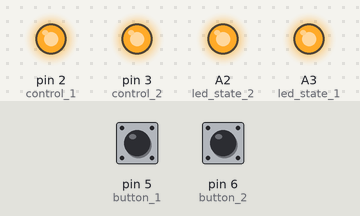
A sketch run on a simulated Arduino Uno, built with avr-gcc and run on an emulated ATmega328P. Parts: output pins drawn as LEDs (lit = HIGH). The test bench sets the inputs (shaded band); at power-on: pin 5 (button_1) LOW, pin 6 (button_2) LOW. EEPROM starts erased; no radio packets arrive unless stated; pins used as bus, display or sensor lines are not drawn; what the sketch prints to the serial monitor is not drawn.

Above: at 1.2 s.
1.3 s: pin 5 (button_1) pulled HIGH for 0.15 s
At 2.6 s:
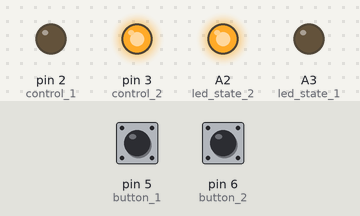
2.9 s: pin 6 (button_2) pulled HIGH for 0.15 s
At 4.0 s:
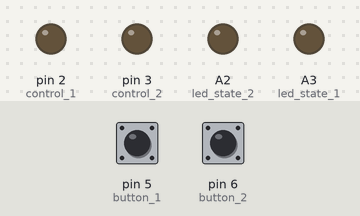
4.5 s: pin 5 (button_1) pulled HIGH for 1 s
At 6.5 s:
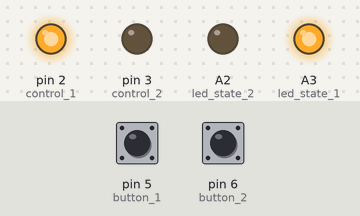
7.0 s: pin 5 (button_1) pulled HIGH for 3.2 s
At 11.3 s:
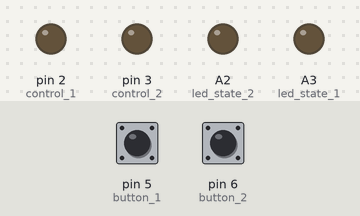
11.7 s: pin 6 (button_2) pulled HIGH for 1 s
At 13.2 s:
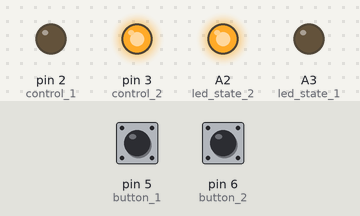
Timing chart, 0 to 14.7 s (numbered marks = the images above; inputs shaded):
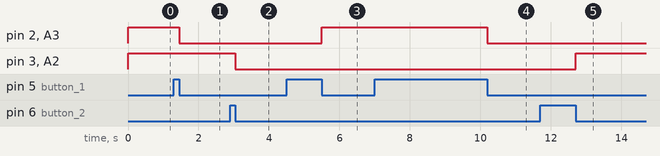

Measured:
- after the input at 1.3 s, pin 2 (control_1), A3 (led_state_1): HIGH → LOW after 0.15 s
- after the input at 2.9 s, pin 3 (control_2), A2 (led_state_2): HIGH → LOW after 0.15 s
- after the input at 4.5 s, pin 2 (control_1), A3 (led_state_1): LOW → HIGH after 1.0 s
- after the input at 7.0 s, pin 2 (control_1), A3 (led_state_1): HIGH → LOW after 3.2 s
- after the input at 11.7 s, pin 3 (control_2), A2 (led_state_2): LOW → HIGH after 1.0 s

The sketch:

CA-SWR2.ino
```cpp
/* In this product - the address (channel) to communicate is define as <the HC code> (3 degits)
+ <company code> (7 degits) + <product code> (3 degits). So we have the following list product code:
CA-SWR: 1002502019001 (13)
CA-SWR2: 1002502019002 (13)
CA-SWR3: 1002502019003 (13)

  Product code: da9f8760-13aa-49e2-b881-ffc575ba32f9
  RF channel (2 button): 83878226022002
  Button topic: cacf2279-e8e5-4f72-801e-0331952767c0
                4ee181da-f292-4f67-bfbd-d9f7a41ebe7e
*/

#include <Arduino.h>
#include <EEPROM.h>
#include <RF24.h>
#include <SPI.h>
using namespace std;

int CE = 9;
int CSN = 10;
RF24 radio(CE, CSN);                         //nRF24L01 (CE,CSN) connections PIN
const uint64_t address = 1002502019002; //Changeable

const int button_1 = 5;
const int button_2 = 6;
const int control_1 = 2;
const int control_2 = 3;
const int led_state_1 = A3;
const int led_state_2 = A2;

int deviceState_1, deviceState_2;

boolean state_Device_sendtoHC[2];
boolean state_Device_controlfromHC[2];

void checkDevicesState()
{
  deviceState_1 = EEPROM.read(0);
  deviceState_2 = EEPROM.read(1);

  if (deviceState_1)
  {
    digitalWrite(control_1, HIGH);
    digitalWrite(led_state_1, HIGH);
  }
  else
  {
    digitalWrite(control_1, LOW);
    digitalWrite(led_state_1, LOW);
  }

  if (deviceState_2)
  {
    digitalWrite(control_2, HIGH);
    digitalWrite(led_state_2, HIGH);
  }
  else
  {
    digitalWrite(control_2, LOW);
    digitalWrite(led_state_2, LOW);
  }
}

int isButton_Click(int GPIO_to_read)
{
  int out = 0;
  while (digitalRead(GPIO_to_read) == 1)
  {
    delay(50);
    out = 1;
  }
  return out;
}

void setup()
{
  SPI.begin();
  Serial.begin(9600);
  Serial.println("\nCA-SWR2 say hello to your home <3 ! ");

  pinMode(button_1, INPUT);
  pinMode(button_2, INPUT);
  pinMode(control_1, OUTPUT);
  pinMode(control_2, OUTPUT);
  pinMode(led_state_1, OUTPUT);
  pinMode(led_state_2, OUTPUT);
  pinMode(CSN, OUTPUT);

  checkDevicesState();
  radio.begin();
  radio.setRetries(15, 15);
  radio.setPALevel(RF24_PA_MAX);
}

void loop()
{
  radio.openReadingPipe(1, address);
  radio.startListening();

  if (radio.available())
  {
    memset(&state_Device_controlfromHC, ' ', sizeof(state_Device_controlfromHC));
    radio.read(&state_Device_controlfromHC, sizeof(state_Device_controlfromHC));

    digitalWrite(control_1, state_Device_controlfromHC[0]);
    digitalWrite(led_state_1, state_Device_controlfromHC[0]);
    deviceState_1 = state_Device_controlfromHC[0];

    digitalWrite(control_2, state_Device_controlfromHC[1]);
    digitalWrite(led_state_2, state_Device_controlfromHC[1]);
    deviceState_2 = state_Device_controlfromHC[1];
  }

  boolean check_Button_1 = isButton_Click(button_1);
  boolean check_Button_2 = isButton_Click(button_2);

  if (check_Button_1)
  {
    radio.stopListening();
    deviceState_1 = !deviceState_1;
    digitalWrite(control_1, deviceState_1);
    digitalWrite(led_state_1, deviceState_1);
    state_Device_sendtoHC[0] = deviceState_1;
    state_Device_sendtoHC[1] = deviceState_2;
    EEPROM.update(0, deviceState_1);

    radio.openWritingPipe(address);
    radio.write(&state_Device_sendtoHC, sizeof(state_Device_sendtoHC));
  }

  if (check_Button_2)
  {
    radio.stopListening();
    deviceState_2 = !deviceState_2;
    digitalWrite(control_2, deviceState_2);
    digitalWrite(led_state_2, deviceState_2);
    state_Device_sendtoHC[0] = deviceState_1;
    state_Device_sendtoHC[1] = deviceState_2;
    EEPROM.update(1, deviceState_2);

    radio.openWritingPipe(address);
    radio.write(&state_Device_sendtoHC, sizeof(state_Device_sendtoHC));
  }
}
```
